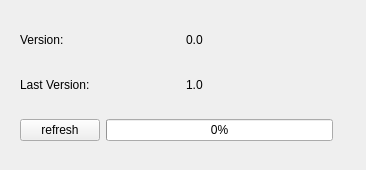
<?xml version="1.0" encoding="UTF-8"?>
<ui version="4.0">
 <class>ClientVersionWidget</class>
 <widget class="QWidget" name="ClientVersionWidget">
  <property name="geometry">
   <rect>
    <x>0</x>
    <y>0</y>
    <width>366</width>
    <height>170</height>
   </rect>
  </property>
  <property name="windowTitle">
   <string>Form</string>
  </property>
  <layout class="QVBoxLayout" name="verticalLayout">
   <item>
    <widget class="QWidget" name="widget" native="true">
     <layout class="QVBoxLayout" name="verticalLayout_2">
      <item>
       <layout class="QHBoxLayout" name="horizontalLayout">
        <item>
         <widget class="QLabel" name="label">
          <property name="text">
           <string>Version:</string>
          </property>
         </widget>
        </item>
        <item>
         <widget class="QLabel" name="CurrentClientVersionLabel">
          <property name="text">
           <string>0.0</string>
          </property>
         </widget>
        </item>
       </layout>
      </item>
      <item>
       <layout class="QHBoxLayout" name="horizontalLayout_2">
        <item>
         <widget class="QLabel" name="label_3">
          <property name="text">
           <string>Last Version:</string>
          </property>
         </widget>
        </item>
        <item>
         <widget class="QLabel" name="LastClientVersionLabel">
          <property name="text">
           <string>1.0</string>
          </property>
         </widget>
        </item>
       </layout>
      </item>
      <item>
       <layout class="QHBoxLayout" name="horizontalLayout_3">
        <item>
         <widget class="QPushButton" name="MultiBtn">
          <property name="text">
           <string>refresh</string>
          </property>
         </widget>
        </item>
        <item>
         <widget class="QProgressBar" name="progressBar">
          <property name="value">
           <number>0</number>
          </property>
         </widget>
        </item>
        <item>
         <widget class="QLabel" name="SizeLabel">
          <property name="text">
           <string/>
          </property>
         </widget>
        </item>
       </layout>
      </item>
     </layout>
    </widget>
   </item>
  </layout>
 </widget>
 <resources/>
 <connections/>
</ui>
